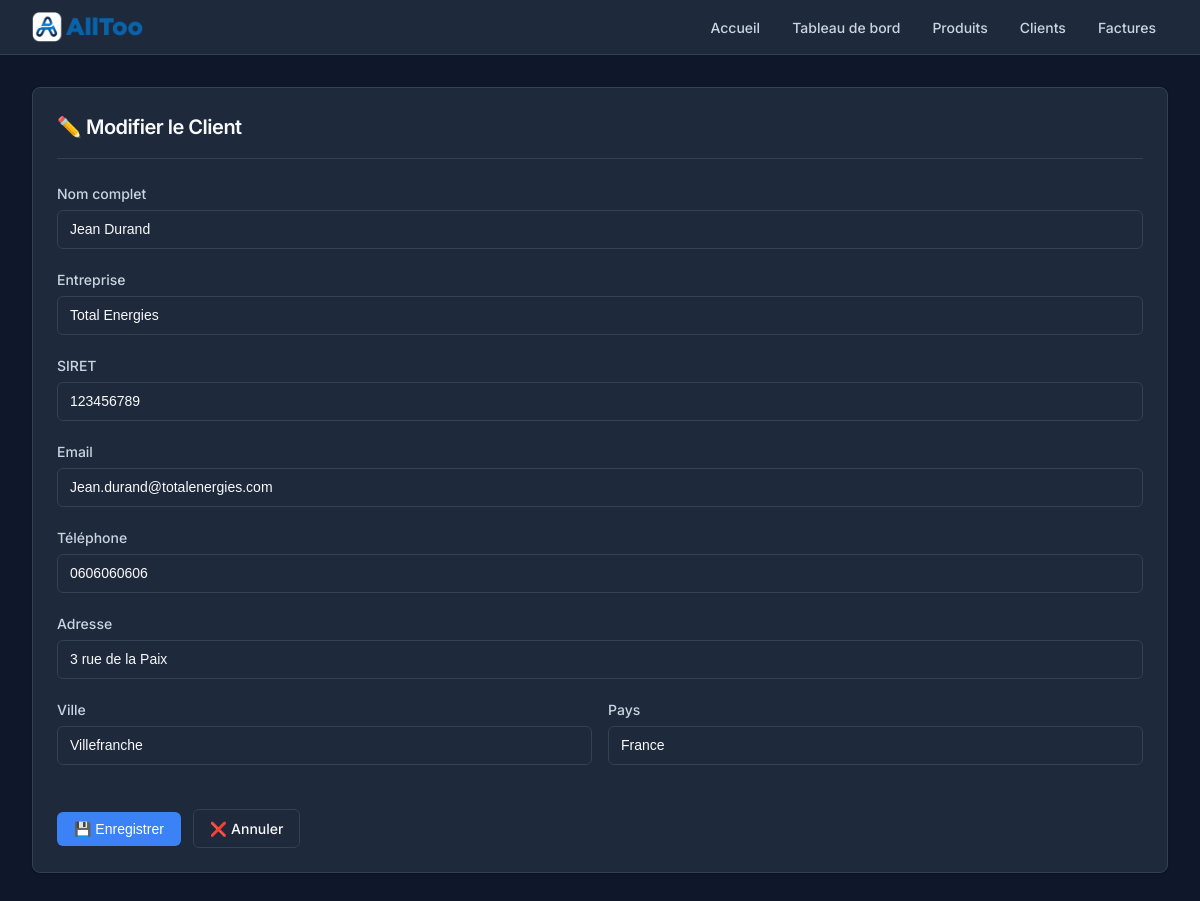
Screenshot of /clients/1/modifier/ with the database file from the repository.
### invoices/models.py (models this page shows, shortened)
class Client(models.Model):
    name = models.CharField(max_length=200, verbose_name="Nom complet")
    company = models.CharField(max_length=200, blank=True, verbose_name="Entreprise")
    siret = models.CharField(max_length=14, blank=True, verbose_name="SIRET")
    phone = models.CharField(max_length=20, blank=True, verbose_name="Téléphone")
    address = models.CharField(max_length=255, blank=True, verbose_name="Adresse")
    city = models.CharField(max_length=100, blank=True, verbose_name="Ville")
    country = models.CharField(max_length=100, blank=True, verbose_name="Pays")
    email = models.EmailField(blank=True, verbose_name="Email")
    created_at = models.DateTimeField(auto_now_add=True, verbose_name="Date de création")
    class Meta:
        verbose_name = "Client"
        verbose_name_plural = "Clients"
        ordering = ['name']

### invoices/views.py (the view, shortened to what this page needs)
# urls.py: path('clients/<int:pk>/modifier/', views.ClientUpdateView.as_view(), name='client_update'),
class ClientUpdateView(UpdateView):
    model = Client
    form_class = ClientForm
    template_name = 'invoices/client_form.html'
    success_url = reverse_lazy('client_list')

### templates/invoices/client_form.html (shortened to what this page needs)
{% extends 'base.html' %}
{% block content %}
<div class="card">
    <div class="card-header">
        <h1 class="card-title">{% if object %}✏️ Modifier le Client{% else %}➕ Nouveau Client{% endif %}</h1>
    </div>
    <form method="post">
        <div class="form-group">
            <label class="form-label" for="{{ form.name.id_for_label }}">{{ form.name.label }}</label>
            {{ form.name }}
        </div>
        <div class="form-group">
            <label class="form-label" for="{{ form.company.id_for_label }}">{{ form.company.label }}</label>
            {{ form.company }}
        </div>
        <div class="form-group">
            <label class="form-label" for="{{ form.siret.id_for_label }}">{{ form.siret.label }}</label>
            {{ form.siret }}
        </div>
        <div class="form-group">
            <label class="form-label" for="{{ form.email.id_for_label }}">{{ form.email.label }}</label>
            {{ form.email }}
        </div>
        <div class="form-group">
            <label class="form-label" for="{{ form.phone.id_for_label }}">{{ form.phone.label }}</label>
            {{ form.phone }}
        </div>
        <div class="form-group">
            <label class="form-label" for="{{ form.address.id_for_label }}">{{ form.address.label }}</label>
            {{ form.address }}
        </div>
        <div style="display: grid; grid-template-columns: 1fr 1fr; gap: 1rem;">
            <div class="form-group">
                <label class="form-label" for="{{ form.city.id_for_label }}">{{ form.city.label }}</label>
                {{ form.city }}
            </div>
            <div class="form-group">
                <label class="form-label" for="{{ form.country.id_for_label }}">{{ form.country.label }}</label>
                {{ form.country }}
            </div>
        </div>
        <div class="btn-group">
            <button type="submit" class="btn btn-primary">💾 Enregistrer</button>
            <a href="{% url 'client_list' %}" class="btn btn-secondary">❌ Annuler</a>
        </div>
    </form>
</div>
{% endblock %}

### static/css/style.css (style rules this page uses)
:root { --bg-primary: #f3f4f6; --bg-secondary: #ffffff; --bg-tertiary: #f9fafb; --text-primary: #111827; --text-secondary: #6b7280; --text-muted: #9ca3af; --border-color: #e5e7eb; --border-focus: #3b82f6; --brand-dark: #0f172a; --brand-primary: #3b82f6; --brand-hover: #2563eb; --success: #10b981; --success-bg: #d1fae5; --success-text: #065f46; --danger: #ef4444; --danger-bg: #fee2e2; --danger-text: #b91c1c; --warning: #f59e0b; --warning-bg: #fef3c7; --warning-text: #92400e; --shadow-sm: 0 1px 2px 0 rgba(0, 0, 0, 0.05); --shadow: 0 1px 3px 0 rgba(0, 0, 0, 0.1), 0 1px 2px 0 rgba(0, 0, 0, 0.06); --shadow-md: 0 4px 6px -1px rgba(0, 0, 0, 0.1), 0 2px 4px -1px rgba(0, 0, 0, 0.06); --shadow-lg: 0 10px 15px -3px rgba(0, 0, 0, 0.1), 0 4px 6px -2px rgba(0, 0, 0, 0.05); --transition: all 0.2s cubic-bezier(0.4, 0, 0.2, 1); }
[data-theme="dark"] { --bg-primary: #0f172a; --bg-secondary: #1e293b; --bg-tertiary: #334155; --text-primary: #f9fafb; --text-secondary: #cbd5e1; --text-muted: #94a3b8; --border-color: #334155; --brand-dark: #3b82f6; --brand-primary: #60a5fa; --brand-hover: #2563eb; --shadow-sm: 0 1px 2px 0 rgba(0, 0, 0, 0.3); --shadow: 0 1px 3px 0 rgba(0, 0, 0, 0.3); }
* { margin: 0; padding: 0; box-sizing: border-box; }
body { font-family: 'Inter', -apple-system, BlinkMacSystemFont, "Segoe UI", Roboto, "Helvetica Neue", Arial, sans-serif; background-color: var(--bg-primary); color: var(--text-primary); line-height: 1.5; -webkit-font-smoothing: antialiased; -moz-osx-font-smoothing: grayscale; }
a { color: var(--brand-primary); text-decoration: none; font-weight: 500; transition: var(--transition); }
.card { background: var(--bg-secondary); border: 1px solid var(--border-color); border-radius: 8px; box-shadow: var(--shadow-sm); padding: 1.5rem; margin-bottom: 1.5rem; }
.card-header { margin-bottom: 1.5rem; padding-bottom: 1rem; border-bottom: 1px solid var(--border-color); display: flex; justify-content: space-between; align-items: center; }
.card-title { font-size: 1.25rem; font-weight: 600; color: var(--text-primary); letter-spacing: -0.025em; }
.btn { display: inline-flex; align-items: center; justify-content: center; padding: 0.5rem 1rem; border-radius: 6px; font-weight: 500; font-size: 0.875rem; cursor: pointer; transition: var(--transition); border: 1px solid transparent; gap: 0.5rem; }
.btn-primary { background-color: var(--brand-dark); color: white; }
.btn-secondary { background-color: var(--bg-secondary); border-color: var(--border-color); color: var(--text-primary); }
.btn-group { display: flex; gap: 0.75rem; align-items: center; margin-top: 1.5rem; }
.form-group { margin-bottom: 1.25rem; }
.form-label { display: block; font-size: 0.875rem; font-weight: 500; color: var(--text-secondary); margin-bottom: 0.375rem; }
.form-input, select.form-input { width: 100%; padding: 0.5rem 0.75rem; font-size: 0.875rem; line-height: 1.5; color: var(--text-primary); background-color: var(--bg-secondary); border: 1px solid var(--border-color); border-radius: 6px; transition: var(--transition); }

### rows the page displays
Client: name "Jean Durand", company "Total Energies", siret "123456789", email "Jean.durand@totalenergies.com", phone "0606060606", address "3 rue de la Paix", city "Villefranche", country "France"
